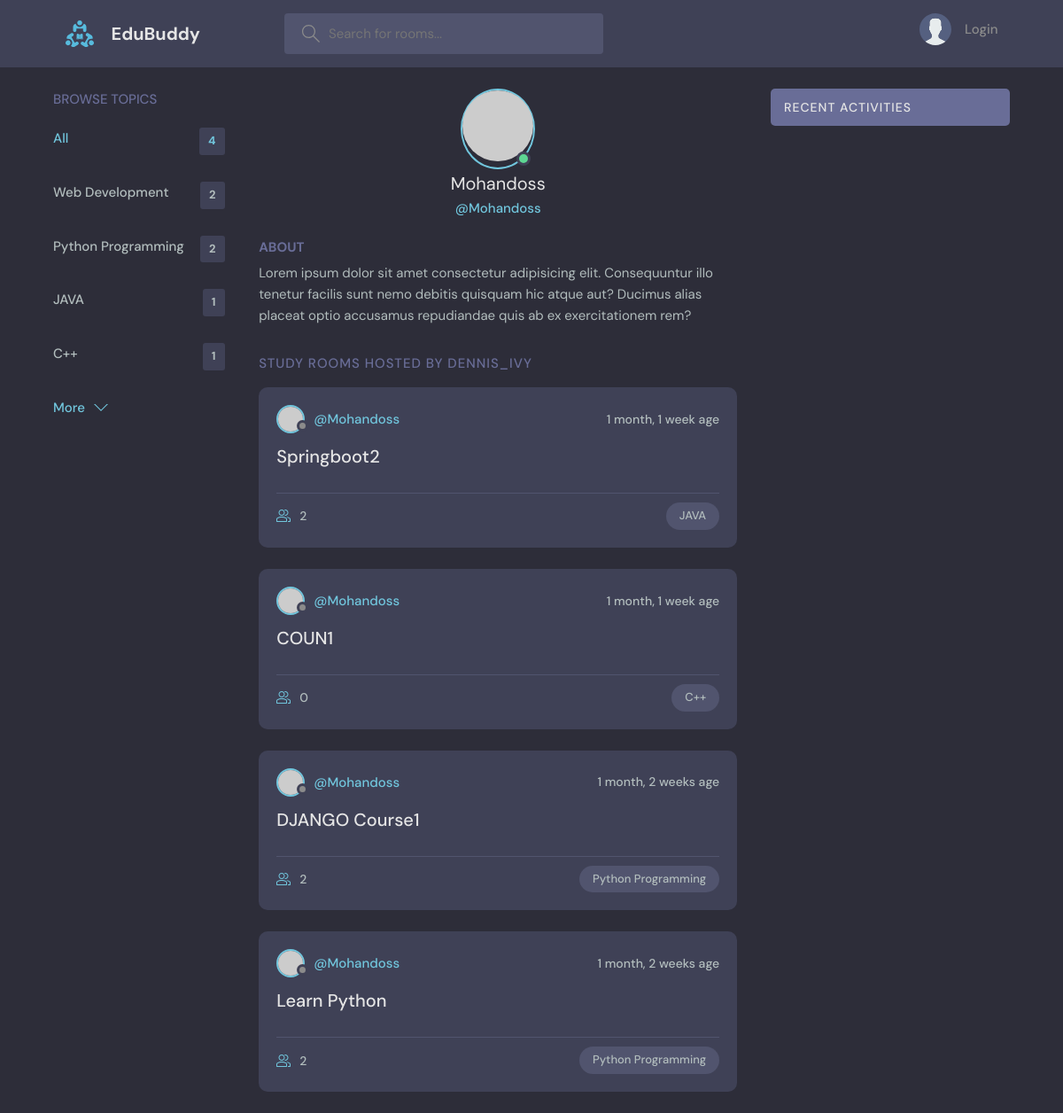
The app's page /profile/1 with its own data.
### base/models.py (models this page shows, shortened)
class Topic(models.Model):
  name=models.CharField(max_length=200)

class Room(models.Model):
  host = models.ForeignKey(User,on_delete=models.SET_NULL,null=True)
  topic = models.ForeignKey(Topic,on_delete=models.SET_NULL,null=True)
  name = models.CharField(max_length=200)
  description = models.TextField(null=True,blank=True)
  participants = models.ManyToManyField(User,related_name='participants',blank=True)
  updated = models.DateTimeField(auto_now=True)
  created = models.DateTimeField(auto_now_add=True)
  class Meta:
    ordering = ['-updated','-created']

### base/views.py (the view)
# urls.py: path('profile/<str:pk>',views.userProfile,name="user-profile"),
def userProfile(request,pk):
  user = User.objects.get(id=pk)
  rooms = user.room_set.all()
  room_messages = user.message_set.all()
  topics = Topic.objects.all()
  context={'user':user , 'rooms':rooms, 'room-messages':room_messages, 'topics':topics}
  return render(request,'base/profile.html',context)

### base/templates/base/profile.html (shortened to what this page needs)
{% extends "main.html" %}
{% block content %}
  <main class="profile-page layout layout--3">
    <div class="container">
      {% include "base/topic_component.html" %}
      <div class="roomList">
        <div class="profile">
          <div class="profile__avatar">
            <div class="avatar avatar--large active">
              <a href=
              "{% url 'profile'%}"><img src="https://randomuser.me/api/portraits/men/11.jpg" /></a>
            </div>
          </div>
          <div class="profile__info">
            <h3>{{user.username}}</h3>
            <p>@{{user.username}}</p>
          </div>
          <div class="profile__about">
            <h3>About</h3>
            <p>
              Lorem ipsum dolor sit amet consectetur adipisicing elit. Consequuntur illo tenetur
              facilis sunt nemo debitis quisquam hic atque aut? Ducimus alias placeat optio
              accusamus repudiandae quis ab ex exercitationem rem?
            </p>
          </div>
        </div>
        <div class="roomList__header">
          <div>
            <h2>Study Rooms Hosted by dennis_ivy</a>
            </h2>
          </div>
        </div>
        {% include "base/feed_component.html" %}
      </div>
      {% include "base/activity_component.html" %}
    </div>
  </main>
{% endblock %}

### templates/main.html (shortened to what this page needs)
<!DOCTYPE html>
{% load static %}
<html lang="en">
  <head>
    <link rel="stylesheet" href="{% static 'styles/style.css' %}" />
  </head>
  <body>
    {% include "navbar.html" %}
    {% block content %}
    {% endblock %}
  </body>
</html>

### templates/navbar.html (shortened to what this page needs)
{% load static %}
<header class="header header--loggedIn">
  <div class="container">
    <a href="{% url 'home' %}" class="header__logo">
      <img src="{% static 'images/logo.svg' %}" />
      <h1>EduBuddy</h1>
    </a>
    <form class="header__search" method="GET" action="{% url 'home' %}">
      <label>
        <input name='q' placeholder="Search for rooms..." />
      </label>
    </form>
    <nav class="header__menu">
      {% if request.user.is_authenticated%}
      <div class="header__user">
        <a href="profile.html">
          <div class="avatar avatar--medium active">
            <img src="https://randomuser.me/api/portraits/men/3.jpg" />
          </div>
          <p>{{request.user.username}}<span>@{{request.user.username}}</span></p>
        </a>
        <button class="dropdown-button">
          <svg version="1.1" xmlns="http://www.w3.org/2000/svg" width="32" height="32" viewBox="0 0 32 32">
            <title>chevron-down</title>
            <path d="M16 21l-13-13h-3l16 16 16-16h-3l-13 13z"></path>
          </svg>
        </button>
      </div>
        {% else %}
      <a href="{% url 'login' %}">
        <img src="{% static 'images/avatar.svg' %}" />
        <p>Login</p>
      </a>
      {% endif %}
    </nav>
  </div>
</header>

### base/templates/base/topic_component.html
<div class="topics">
  <div class="topics__header">
    <h2>Browse Topics</h2>
  </div>
  <ul class="topics__list">
    <li>
      <a href="{% url 'home' %}" class="active">All <span>{{topics.count}}</span></a>
    </li>
      {% for topic in topics  %}
      <li>
        <a href="{% url 'home' %}?q={{topic.name}}">{{topic.name}} <span>{{topic.room_set.all.count}}</span></a>
      </li>
      {% endfor %}
  </ul>
  <a class="btn btn--link" href="{% url 'topics' %}">
    More
    <svg version="1.1" xmlns="http://www.w3.org/2000/svg" width="32" height="32" viewBox="0 0 32 32">
      <title>chevron-down</title>
      <path d="M16 21l-13-13h-3l16 16 16-16h-3l-13 13z"></path>
    </svg>
  </a>
</div>

### base/templates/base/feed_component.html (shortened to what this page needs)
{% for room in rooms %}
<div class="roomListRoom">
  <div class="roomListRoom__header">
    <a href="{% url 'user-profile' room.host.id %}" class="roomListRoom__author">
      <div class="avatar avatar--small">
        <img src="https://randomuser.me/api/portraits/men/7.jpg" />
      </div>
      <span>@{{room.host.username}}</span>
    </a>
    <div class="roomListRoom__actions">
      <span>{{room.created|timesince}} age</span>
    </div>
  </div>
  <div class="roomListRoom__content">
    <a href="{% url 'room' room.id %}">{{room.name}}</a>
  </div>
  <div class="roomListRoom__meta">
    <a href="{% url 'room' room.id%}" class="roomListRoom__joined">
      {{room.participants.all.count}}
    </a>
    <p class="roomListRoom__topic">{{room.topic.name}}</p>
  </div>
</div>
{% endfor%}

### base/templates/base/activity_component.html (shortened to what this page needs)
<div class="activities">
  <div class="activities__header">
    <h2>Recent Activities</h2>
  </div>
</div>

### records on screen
Topic: name "Web Development", room_set.all.count "2"
Topic: name "Python Programming", room_set.all.count "2"
Topic: name "JAVA", room_set.all.count "1"
Topic: name "C++", room_set.all.count "1"
Room: host.username "Mohandoss", created "1 month, 1 week", name "Springboot2", participants.all.count "2", topic.name "JAVA"
Room: host.username "Mohandoss", created "1 month, 1 week", name "COUN1", participants.all.count "0", topic.name "C++"
Room: host.username "Mohandoss", created "1 month, 2 weeks", name "DJANGO Course1", participants.all.count "2", topic.name "Python Programming"
Room: host.username "Mohandoss", created "1 month, 2 weeks", name "Learn Python", participants.all.count "2", topic.name "Python Programming"

### other values on screen
{{ topics.count }} "4"
{{ user.username }} "Mohandoss"
